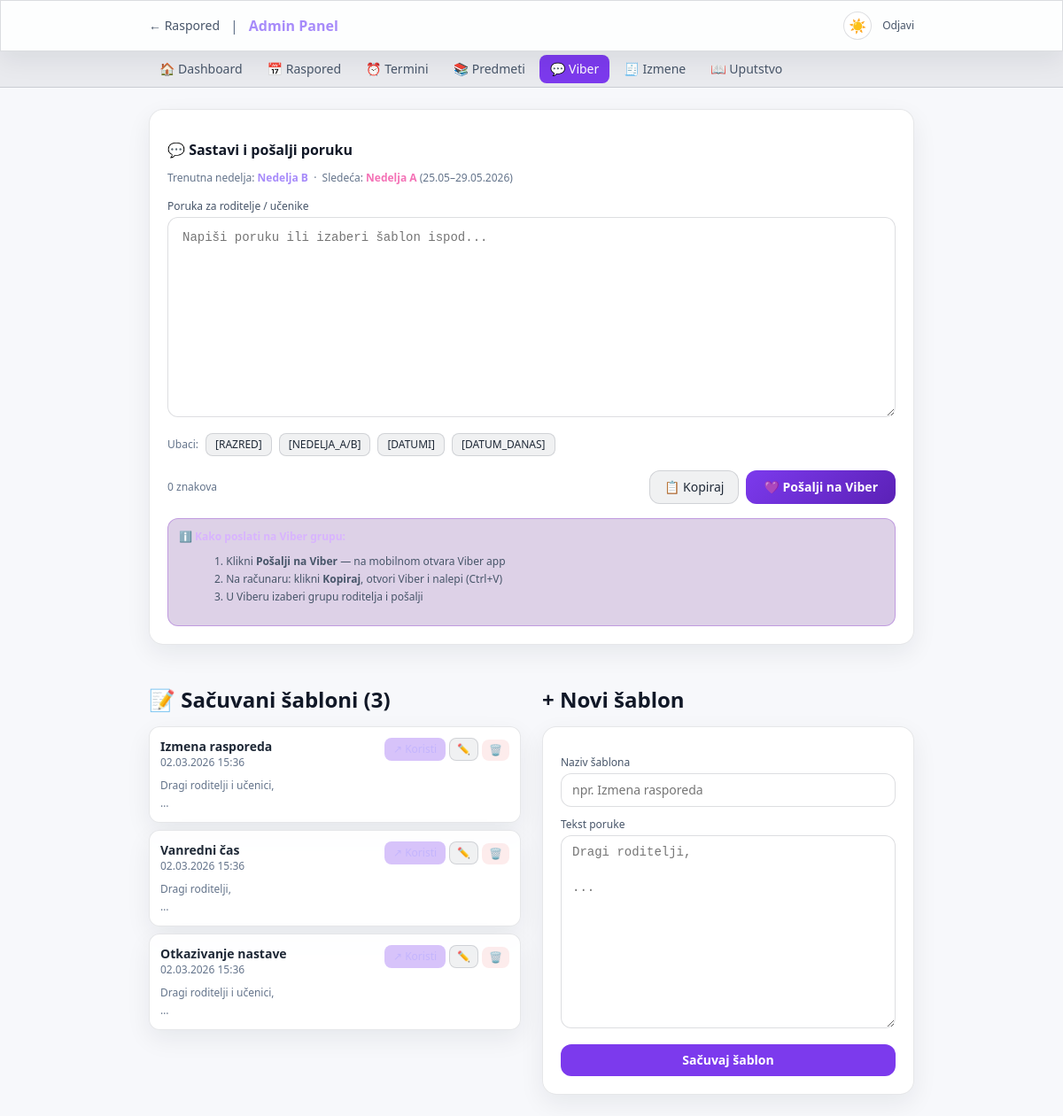
The app's page /admin/viber.php (signed in) with its own data.
### tables this page shows
CREATE TABLE viber_templates (
        id         INTEGER PRIMARY KEY AUTOINCREMENT,
        name       TEXT NOT NULL,
        content    TEXT NOT NULL,
        created_at DATETIME DEFAULT CURRENT_TIMESTAMP,
        updated_at DATETIME DEFAULT CURRENT_TIMESTAMP
    );

### lib/db.php (called while the page is built, shortened)
<?php
function getSetting(PDO $db, string $key, string $default = ''): string {
    $row = $db->prepare("SELECT value FROM settings WHERE key=?");
    $row->execute([$key]);
    return $row->fetchColumn() ?: $default;
}
function calcWeekType(PDO $db, int $isoYear, int $isoWeek): string {
    $baseWeek = (int)getSetting($db, 'base_iso_week', '10');
    $baseYear = (int)getSetting($db, 'base_iso_year', '2026');
    $baseType = getSetting($db, 'base_week_type', 'A');
    $base = new DateTime();
    $base->setISODate($baseYear, $baseWeek, 1);
    $cur  = new DateTime();
    $cur->setISODate($isoYear, $isoWeek, 1);
    $diff = (int)round(($cur->getTimestamp() - $base->getTimestamp()) / (7 * 86400));
    $sameType = ($diff % 2 === 0);
    return $baseType === 'A' ? 'B' : 'A';
}
function h(string $s): string {
    return htmlspecialchars($s, ENT_QUOTES | ENT_SUBSTITUTE, 'UTF-8');
}

### admin/viber.php (the view, shortened to what this page needs)
<?php
$db = getDB();
$templates = $db->query("SELECT * FROM viber_templates ORDER BY updated_at DESC")->fetchAll();
$now         = new DateTime('now', new DateTimeZone('Europe/Belgrade'));
$isoWeek     = (int)$now->format('W');
$isoYear     = (int)$now->format('o');
$className   = h(getSetting($db, 'class_name', 'OG1'));
$currentType = calcWeekType($db, $isoYear, $isoWeek);
$nextType    = $currentType === 'A' ? 'B' : 'A';
$nextMon = clone $now;
$nextMon->modify('next monday');
$nextMon->setISODate($isoYear, $isoWeek + 1, 1);
$nextFri = clone $nextMon;
$nextFri->modify('+4 days');
$nextRange = $nextMon->format('d.m') . '–' . $nextFri->format('d.m.Y');
?>
<!DOCTYPE html>
<html lang="sr">
<head>
</head>
<body class="min-h-screen">
<div class="max-w-4xl mx-auto px-4 py-6 space-y-6">
  <div class="card rounded-2xl p-5">
    <h2 class="text-base font-bold mb-2">💬 Sastavi i pošalji poruku</h2>
    <p class="text-xs text-slate-500 mb-4">
      Trenutna nedelja: <strong class="text-violet-400">Nedelja <?= $currentType ?></strong> &nbsp;·&nbsp;
      Sledeća: <strong class="text-pink-400">Nedelja <?= $nextType ?></strong> (<?= $nextRange ?>)
    </p>
    <div class="mb-3">
      <label class="text-xs text-slate-400 mb-1 block">Poruka za roditelje / učenike</label>
      <textarea id="compose-area" rows="10"
                class="w-full bg-black/40 border border-white/10 rounded-xl px-4 py-3 text-white text-sm focus:outline-none focus:border-violet-500 font-mono resize-y"
                placeholder="Napiši poruku ili izaberi šablon ispod..."></textarea>
    </div>
    <div class="flex flex-wrap gap-2 mb-4">
      <span class="text-xs text-slate-500 self-center">Ubaci:</span>
      <?php $vars = [
        ['[RAZRED]', $className],
        ['[NEDELJA_A/B]', 'Nedelja ' . $nextType],
        ['[DATUMI]', $nextRange],
        ['[DATUM_DANAS]', $now->format('d.m.Y')],
      ]; ?>
      <?php foreach ($vars as [$var, $val]): ?>
      <button onclick="insertVar(<?= json_encode($var) ?>, <?= json_encode($val) ?>)"
              class="text-xs copy-btn rounded-lg px-2.5 py-1 text-slate-300 transition-all">
        <?= h($var) ?>
      </button>
      <?php endforeach; ?>
    </div>
    <div class="flex items-center justify-between gap-3 flex-wrap">
      <div class="text-xs text-slate-500">
        <span id="char-count">0</span> znakova
      </div>
      <div class="flex gap-2">
        <button onclick="copyMessage()"
                class="copy-btn text-sm text-slate-300 px-4 py-2 rounded-xl transition-all font-medium">
          📋 Kopiraj
        </button>
        <button onclick="sendViber()"
                class="viber-btn text-white text-sm font-bold px-5 py-2 rounded-xl transition-all">
          💜 Pošalji na Viber
        </button>
      </div>
    </div>
    <div class="mt-4 bg-purple-900/20 border border-purple-700/30 rounded-xl p-3">
      <div class="text-xs text-purple-300 font-semibold mb-1">ℹ️ Kako poslati na Viber grupu:</div>
      <ol class="text-xs text-slate-400 space-y-1 list-decimal list-inside">
        <li>Klikni <strong>Pošalji na Viber</strong> — na mobilnom otvara Viber app</li>
        <li>Na računaru: klikni <strong>Kopiraj</strong>, otvori Viber i nalepi (Ctrl+V)</li>
        <li>U Viberu izaberi grupu roditelja i pošalji</li>
      </ol>
    </div>
  </div>
  <div class="grid grid-cols-1 lg:grid-cols-2 gap-6">
    <div>
      <h2 class="font-bold mb-3">📝 Sačuvani šabloni (<?= count($templates) ?>)</h2>
      <div class="space-y-2">
        <?php foreach ($templates as $t): ?>
        <div class="template-card card rounded-xl p-3 transition-colors">
          <div class="flex items-start justify-between gap-2 mb-2">
            <div>
              <div class="font-semibold text-sm text-slate-200"><?= h($t['name']) ?></div>
              <div class="text-xs text-slate-600"><?= date('d.m.Y H:i', strtotime($t['updated_at'])) ?></div>
            </div>
            <div class="flex gap-1 flex-shrink-0">
              <button onclick="loadTemplate(<?= json_encode($t['content']) ?>)"
                      class="text-xs bg-violet-600/30 hover:bg-violet-600/60 text-violet-300 px-2.5 py-1 rounded-lg transition-all">
              </button>
              <button onclick="editTemplate(<?= json_encode($t) ?>)"
                      class="text-xs copy-btn text-slate-300 px-2 py-1 rounded-lg transition-all">✏️</button>
              <form method="POST" class="inline-form" onsubmit="return confirm('Obriši šablon?')">
                <button type="submit" class="text-xs bg-red-500/10 hover:bg-red-500/30 text-red-400 px-2 py-1 rounded-lg">🗑️</button>
              </form>
            </div>
          </div>
          <div class="text-xs text-slate-500 leading-relaxed line-clamp-2 whitespace-pre-line"><?= h(substr($t['content'], 0, 120)) ?>...</div>
        </div>
        <?php endforeach; ?>
      </div>
    </div>
    <div>
      <h2 class="font-bold mb-3" id="tpl-form-title">+ Novi šablon</h2>
      <div class="card rounded-2xl p-5">
        <form method="POST" class="space-y-3">
          <div>
            <label class="text-xs text-slate-400 mb-1 block">Naziv šablona</label>
            <input type="text" name="name" id="tpl-name" required maxlength="80"
                   placeholder="npr. Izmena rasporeda"
                   class="w-full bg-black/30 border border-white/10 rounded-xl px-3 py-2 text-white text-sm focus:outline-none focus:border-violet-500">
          </div>
          <div>
            <label class="text-xs text-slate-400 mb-1 block">Tekst poruke</label>
            <textarea name="content" id="tpl-content" rows="10" required
                      placeholder="Dragi roditelji,&#10;&#10;..."
                      class="w-full bg-black/30 border border-white/10 rounded-xl px-3 py-2 text-white text-sm focus:outline-none focus:border-violet-500 font-mono resize-y"></textarea>
          </div>
          <div class="flex gap-2">
            <button type="submit" class="flex-1 bg-violet-600 hover:bg-violet-500 text-white font-bold py-2 rounded-xl text-sm transition-all" id="tpl-submit">
              Sačuvaj šablon
            </button>
          </div>
        </form>
      </div>
    </div>
  </div>
</div>
</body>
</html>

### assets/css/admin.css (style rules this page uses)
body { background: var(--page-bg); color: var(--page-text); font-family: system-ui, sans-serif; }
.card { background: var(--surface-card); border: 1px solid var(--border-subtle); }
.inline-form { display: inline; }
.viber-btn { background: linear-gradient(135deg, #7c3aed, #5b21b6); }
.copy-btn { background: var(--surface-muted); border: 1px solid var(--border-soft); }

### assets/css/theme.css (style rules this page uses)
:root { --page-bg: #0f0f1a; --page-text: #e2e8f0; --surface-glass: rgba(255, 255, 255, 0.05); --surface-card: rgba(255, 255, 255, 0.04); --surface-muted: rgba(255, 255, 255, 0.06); --surface-hover: rgba(255, 255, 255, 0.1); --border-subtle: rgba(255, 255, 255, 0.08); --border-soft: rgba(255, 255, 255, 0.1); --text-strong: #f8fafc; --text-main: #e2e8f0; --text-muted: #94a3b8; --text-faint: #64748b; --input-bg: rgba(0, 0, 0, 0.3); --input-bg-strong: rgba(0, 0, 0, 0.4); --scroll-track: #15152a; --scroll-thumb: #3a3a5c; --theme-toggle-bg: rgba(255, 255, 255, 0.08); --theme-toggle-border: rgba(255, 255, 255, 0.14); }
:root[data-theme="light"] { --page-bg: #f7f8fb; --page-text: #111827; --surface-glass: rgba(255, 255, 255, 0.82); --surface-card: rgba(255, 255, 255, 0.9); --surface-muted: rgba(15, 23, 42, 0.06); --surface-hover: rgba(15, 23, 42, 0.1); --border-subtle: rgba(15, 23, 42, 0.1); --border-soft: rgba(15, 23, 42, 0.14); --text-strong: #0f172a; --text-main: #1f2937; --text-muted: #475569; --text-faint: #64748b; --input-bg: rgba(255, 255, 255, 0.92); --input-bg-strong: rgba(255, 255, 255, 0.98); --scroll-track: #e2e8f0; --scroll-thumb: #94a3b8; --theme-toggle-bg: rgba(255, 255, 255, 0.9); --theme-toggle-border: rgba(15, 23, 42, 0.14); }
:root[data-theme="light"], :root[data-theme="light"] body { background: var(--page-bg) !important; color: var(--page-text) !important; }
:root[data-theme="light"] .glass, :root[data-theme="light"] .card { background: var(--surface-card); border-color: var(--border-subtle); box-shadow: 0 10px 28px rgba(15, 23, 42, 0.07); }
:root[data-theme="light"] .text-white, :root[data-theme="light"] .text-slate-100, :root[data-theme="light"] .text-slate-200, :root[data-theme="light"] .text-slate-300 { color: var(--text-main); }
:root[data-theme="light"] .week-badge-a.text-white, :root[data-theme="light"] .week-badge-b.text-white, :root[data-theme="light"] .bg-violet-600.text-white, :root[data-theme="light"] .bg-slate-700.text-white, :root[data-theme="light"] .bg-gradient-to-r.text-white, :root[data-theme="light"] .viber-btn.text-white, :root[data-theme="light"] .viber-share-btn.text-white { color: #fff; }
:root[data-theme="light"] .text-slate-400 { color: var(--text-muted); }
:root[data-theme="light"] .text-slate-500, :root[data-theme="light"] .text-slate-600, :root[data-theme="light"] .text-slate-700 { color: var(--text-faint); }
:root[data-theme="light"] .bg-black, :root[data-theme="light"] .bg-black\/20, :root[data-theme="light"] .bg-black\/30, :root[data-theme="light"] .bg-black\/40, :root[data-theme="light"] .bg-black\/70, :root[data-theme="light"] .bg-\[\#1e1e35\], :root[data-theme="light"] .bg-slate-800, :root[data-theme="light"] .bg-white\/5, :root[data-theme="light"] .bg-white\/10, :root[data-theme="light"] .bg-slate-800\/50 { background-color: var(--surface-muted); }
:root[data-theme="light"] .border-white\/5, :root[data-theme="light"] .border-white\/10, :root[data-theme="light"] .border-white\/15, :root[data-theme="light"] .border-white\/20 { border-color: var(--border-soft); }
:root[data-theme="light"] input, :root[data-theme="light"] select, :root[data-theme="light"] textarea { color: var(--text-main); }
:root[data-theme="light"] input.bg-white\/5, :root[data-theme="light"] input.bg-black\/30, :root[data-theme="light"] input.bg-black\/40, :root[data-theme="light"] select.bg-black\/30, :root[data-theme="light"] select.bg-black\/40, :root[data-theme="light"] textarea.bg-black\/30, :root[data-theme="light"] textarea.bg-black\/40 { background-color: var(--input-bg-strong); border-color: var(--border-soft); }

### records on screen
viber_templates: name "Izmena rasporeda", updated_at "02.03.2026 15:36", content "Dragi roditelji i…"
viber_templates: name "Vanredni čas", updated_at "02.03.2026 15:36", content "Dragi…"
viber_templates: name "Otkazivanje nastave", updated_at "02.03.2026 15:36", content "Dragi roditelji i…"

### other values on screen
$title "Admin Panel"
$label "🏠 Dashboard"
$label "📅 Raspored"
$label "⏰ Termini"
$label "📚 Predmeti"
$label "💬 Viber"
$label "🧾 Izmene"
$label "📖 Uputstvo"
$currentType "B"
$nextType "A"
$nextRange "25.05–29.05.2026"
$var "[RAZRED]"
$var "[NEDELJA_A/B]"
$var "[DATUMI]"
$var "[DATUM_DANAS]"
